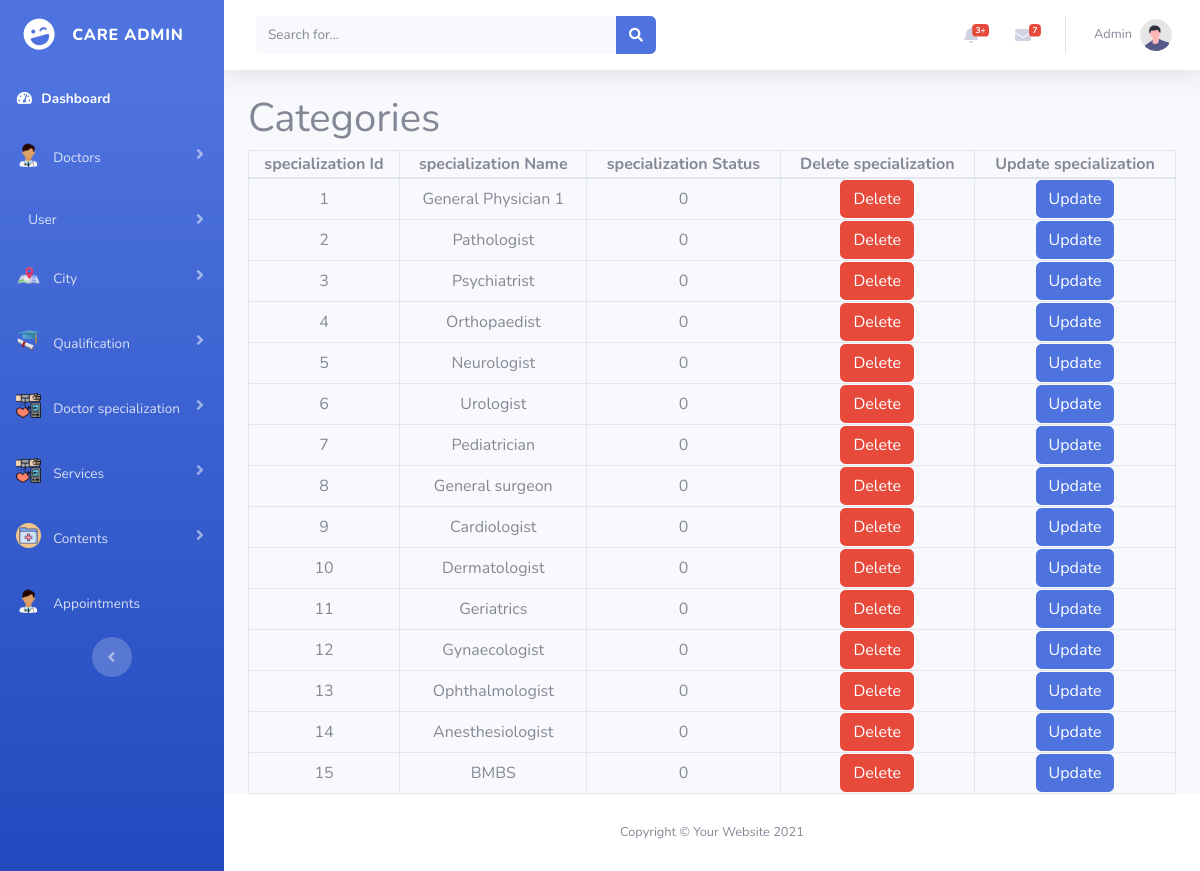
The page /admin/viewspecialization.php (signed in) on the database as committed earlier.
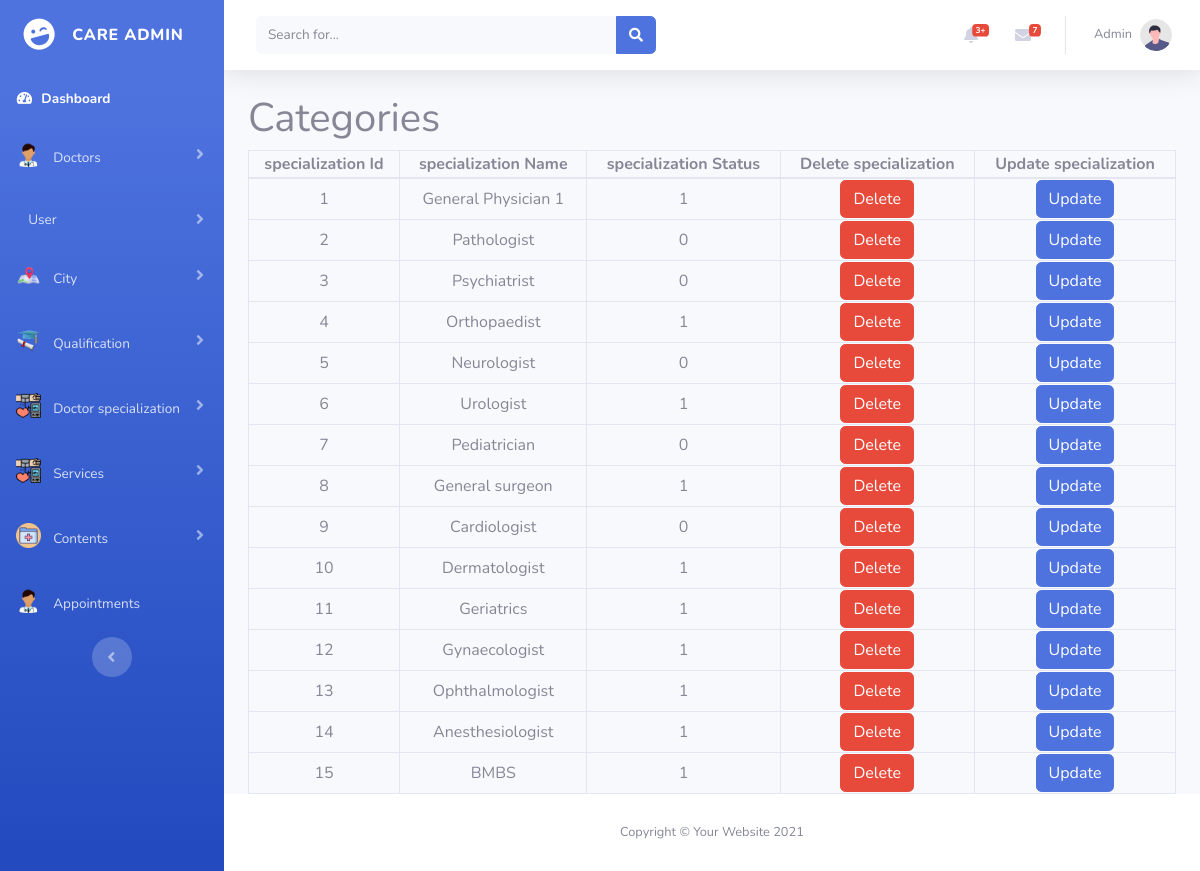
The same page on the database as committed later.
### tables this page shows
CREATE TABLE `specialization` (
  `specialization_id` int(11) NOT NULL,
  `specialization_name` varchar(200) NOT NULL,
  `status` int(11) NOT NULL
);

### admin/viewspecialization.php (the view, shortened to what this page needs)
<?php
include("connection.php");
$select_specialization_query = "SELECT * FROM `specialization`";
$run_select_specialization_query = mysqli_query($connection, $select_specialization_query);
?>
<!DOCTYPE html>
<html lang="en">
<head>
    <link href="vendor/fontawesome-free/css/all.min.css" rel="stylesheet" type="text/css">
    <link href="https://cdn.jsdelivr.net/npm/bootstrap@5.0.2/dist/css/bootstrap.min.css" rel="stylesheet"
>
    <link href="css/sb-admin-2.min.css" rel="stylesheet">
</head>
<body id="page-top">
    <div id="wrapper">
        <?php include 'sidebar.php'; ?>
        <div id="content-wrapper" class="d-flex flex-column">
            <div id="content">
                <?php include 'topbar.php'; ?>
                <div class="container">
                    <h1>Categories</h1>
                    <table class="table-bordered w-100 text-center">
                        <thead>
                            <th>specialization Id</th>
                            <th>specialization Name</th>
                            <th>specialization Status</th>
                            <th>Delete specialization</th>
                            <th>Update specialization</th>
                        </thead>
                        <tbody>
                            <?php while ($row_specialization = mysqli_fetch_array($run_select_specialization_query)) { ?>
                                <tr>
                                    <td>
                                        <?php echo $row_specialization['specialization_id']; ?>
                                    </td>
                                    <td>
                                        <?php echo $row_specialization['specialization_name']; ?>
                                    </td>
                                    <td>
                                        <?php echo $row_specialization['status']; ?>
                                    </td>
                                    <td><a href="delete_specialization.php?cat_id=<?php echo $row_specialization['specialization_id']; ?>"
                                            class="btn btn-danger">Delete</a></td>
                                    <td><a href="update_specialization.php?cat_id=<?php echo $row_specialization['specialization_id']; ?>"
                                            class="btn btn-primary">Update</a></td>
                                </tr>
                            <?php } ?>
                        </tbody>
                    </table>
                </div>
            </div>
            <?php include 'footer.php' ?>
        </div>
    </div>
</body>
</html>

### admin/sidebar.php (shortened to what this page needs)
<ul class="navbar-nav bg-gradient-primary sidebar sidebar-dark accordion" id="accordionSidebar">
    <a class="sidebar-brand d-flex align-items-center justify-content-center" href="index.html">
        <div class="sidebar-brand-icon rotate-n-15">
            <i class="fas fa-laugh-wink"></i>
        </div>
        <div class="sidebar-brand-text mx-3">Care Admin</div>
    </a>
    <li class="nav-item active">
        <a class="nav-link" href="index.html">
            <i class="fas fa-fw fa-tachometer-alt"></i>
            <span>Dashboard</span></a>
    </li>
    <li class="nav-item">
        <a class="nav-link collapsed" href="#" data-toggle="collapse" data-target="#collapseTwo"
            aria-expanded="true" aria-controls="collapseTwo">
            <img src="images/Doctor-Icon.png" alt="" width="25" class="pb-2 me-2">
            <span>Doctors</span>
        </a>
    </li>
    <li class="nav-item">
        <a class="nav-link collapsed" href="#" data-toggle="collapse" data-target="#collapseUtilities"
            aria-expanded="true" aria-controls="collapseUtilities">
            <span>User</span>
        </a>
    </li>
    <li class="nav-item">
        <a class="nav-link collapsed" href="#" data-toggle="collapse" data-target="#collapsePages"
            aria-expanded="true" aria-controls="collapsePages">
            <img src="images/city-icon.png" alt="" width="25" class="pb-2 me-2">
            <span>City</span>
        </a>
    </li>
    <li class="nav-item">
        <a class="nav-link collapsed" href="#" data-toggle="collapse" data-target="#collapsePages6"
            aria-expanded="true" aria-controls="collapsePages">
            <img src="images/Qualification-icon.png" alt="" width="25" class="pb-2 me-2">
            <span>Qualification</span>
        </a>
    </li>
    <li class="nav-item">
        <a class="nav-link collapsed" href="#" data-toggle="collapse" data-target="#collapsePages2"
            aria-expanded="true" aria-controls="collapsePages">
            <img src="images/category-icon.png" alt="" width="25" class="pb-2 me-2">
            <span>Doctor specialization</span>
        </a>
    </li>
    <li class="nav-item">
        <a class="nav-link collapsed" href="#" data-toggle="collapse" data-target="#collapsePages9"
            aria-expanded="true" aria-controls="collapsePages">
            <img src="images/category-icon.png" alt="" width="25" class="pb-2 me-2">
            <span>Services</span>
        </a>
    </li>
    <li class="nav-item">
        <a class="nav-link collapsed" href="#" data-toggle="collapse" data-target="#collapsePages3"
            aria-expanded="true" aria-controls="collapsePages">
            <img src="images/content-icon.png" alt="" width="25" class="pb-2 me-2">
            <span>Contents</span>
        </a>
    </li>
    <li class="nav-item">
        <a class="nav-link" href="#">
            <img src="images/Doctor-Icon.png" alt="" width="25" class="pb-2 me-2">
            <span>Appointments</span>
        </a>
    </li>
    <div class="text-center d-none d-md-inline">
        <button class="rounded-circle border-0" id="sidebarToggle"></button>
    </div>
</ul>

### admin/topbar.php (shortened to what this page needs)
<nav class="navbar navbar-expand navbar-light bg-white topbar mb-4 static-top shadow">
    <form
        class="d-none d-sm-inline-block form-inline mr-auto ml-md-3 my-2 my-md-0 mw-100 navbar-search">
        <div class="input-group">
            <input type="text" class="form-control bg-light border-0 small" placeholder="Search for..."
                aria-label="Search" aria-describedby="basic-addon2">
            <div class="input-group-append">
                <button class="btn btn-primary" type="button">
                    <i class="fas fa-search fa-sm"></i>
                </button>
            </div>
        </div>
    </form>
    <ul class="navbar-nav ml-auto">
        <li class="nav-item dropdown no-arrow mx-1">
            <a class="nav-link dropdown-toggle" href="#" id="alertsDropdown" role="button"
                data-toggle="dropdown" aria-haspopup="true" aria-expanded="false">
                <i class="fas fa-bell fa-fw"></i>
                <span class="badge badge-danger badge-counter">3+</span>
            </a>
        </li>
        <li class="nav-item dropdown no-arrow mx-1">
            <a class="nav-link dropdown-toggle" href="#" id="messagesDropdown" role="button"
                data-toggle="dropdown" aria-haspopup="true" aria-expanded="false">
                <i class="fas fa-envelope fa-fw"></i>
                <span class="badge badge-danger badge-counter">7</span>
            </a>
        </li>
        <li class="nav-item dropdown no-arrow">
            <a class="nav-link dropdown-toggle" href="#" id="userDropdown" role="button"
                data-toggle="dropdown" aria-haspopup="true" aria-expanded="false">
                <span class="mr-2 d-none d-lg-inline text-gray-600 small">Admin</span>
                <img class="img-profile rounded-circle"
                    src="img/undraw_profile.svg">
            </a>
        </li>
    </ul>
</nav>

### admin/footer.php
<footer class="sticky-footer bg-white">
    <div class="container my-auto">
        <div class="copyright text-center my-auto">
            <span>Copyright &copy; Your Website 2021</span>
        </div>
    </div>
</footer>

Rows that differ between the two databases and show on the page:
changed specialization "General Physician 1": status "0" → "1"
changed specialization "Orthopaedist": status "0" → "1"
changed specialization "Urologist": status "0" → "1"
changed specialization "General surgeon": status "0" → "1"
changed specialization "Dermatologist": status "0" → "1"
changed specialization "Geriatrics": status "0" → "1"
changed specialization "Gynaecologist": status "0" → "1"
changed specialization "Ophthalmologist": status "0" → "1"
changed specialization "Anesthesiologist": status "0" → "1"
changed specialization "BMBS": status "0" → "1"
